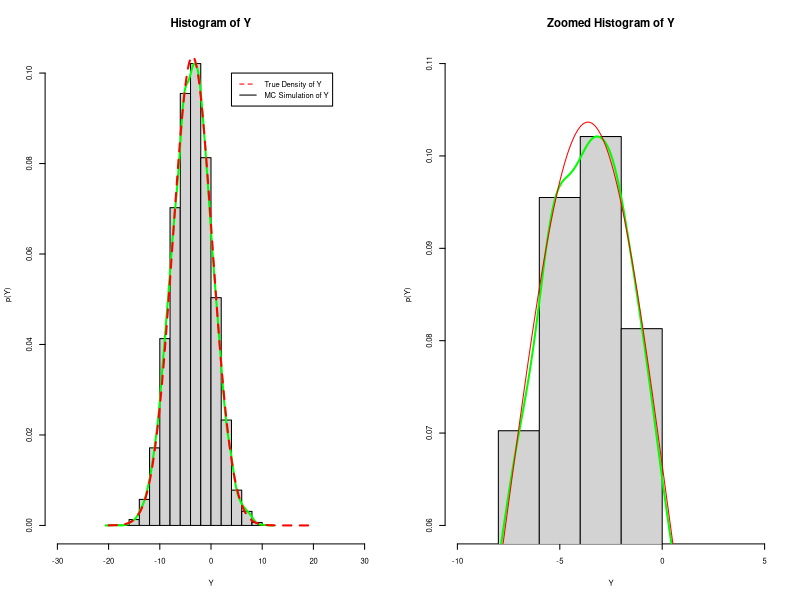
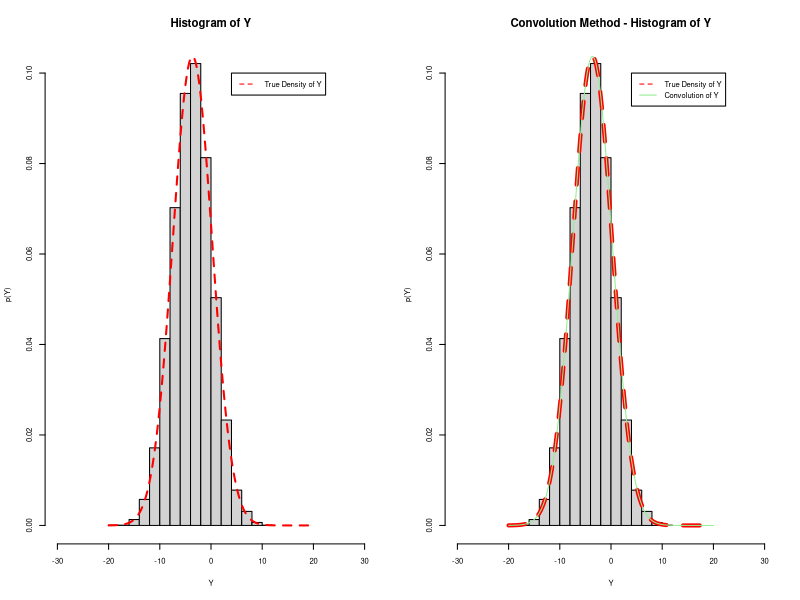
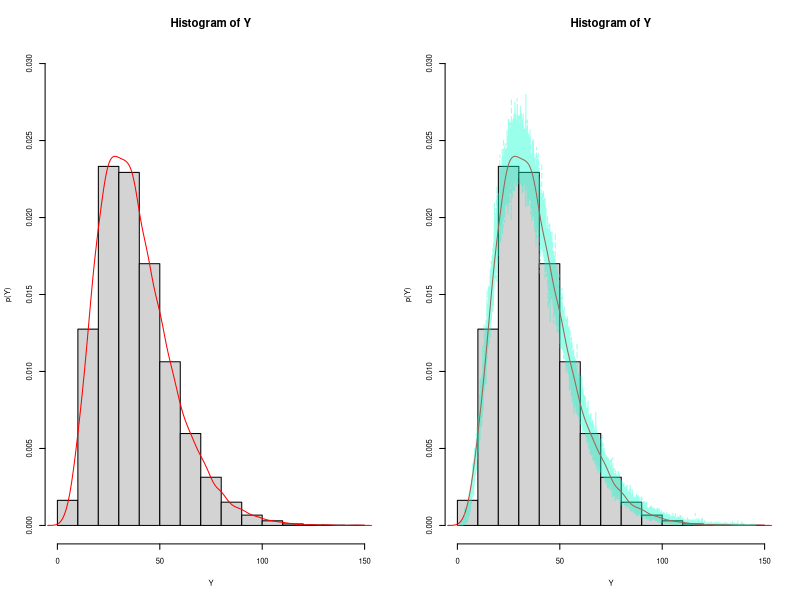

Here is the R script that generated these plots, in order:
## ---- chunk 1

# Housekeeping ----------------------------------------------------------------
rm(list= ls())
cat("\014")

set.seed(1)


## ---- chunk 2

# Problem 2.b -----------------------------------------------------------------

mu1= runif(1, -5, 5)
mu2= runif(1, -5, 5)
sig2.1=runif(1, 0, 10)
sig2.2= runif(1, 0, 10)

n1= n2= 10000
X1= rnorm(n1, mu1, sqrt(sig2.1))
X2= rnorm(n2, mu2, sqrt(sig2.2))
Y= X1+ X2

mu= mu1+ mu2
sig.sq= sig2.1+ sig2.2

Y.grid= seq(-20, 20, by= 0.01)
true.density= 1/ sqrt(2* pi* sig.sq)* exp(-1/ (2* sig.sq)* (Y.grid- mu)^2)

Y.mean <- mean(Y)
Y.var <- var(Y)

## ---- chunk 3

# Problem 2.b Plots------------------------------------------------------------

par(mfrow= c(1, 2), ps= 10, cex= 0.55, cex.main= 1.5)

hist(Y, prob= TRUE, xlab= "Y", ylab= "p(Y)", xlim= c(-30, 30))

lines(density(Y), lwd= 2, col= "green")

lines(Y.grid, true.density, col= "red", lty= 2, lwd= 2)

legend(4, 0.1,  c("True Density of Y", "MC Simulation of Y"), 
       lty= c(2, 1), col= c("red", "black"))


hist(Y, prob= TRUE, xlab= "Y", ylab= "p(Y)", xlim= c(-10, 5), 
     ylim= c(0.06, 0.11), main= "Zoomed Histogram of Y")

lines(density(Y), lwd= 2, col= "green")

lines(Y.grid, true.density, col= "red", lty= 1, lwd= 1)

legend(-3, 0.15,  c("True Density of Y", "MC Simulation of Y"), 
       lty= c(2, 1), col= c("red", "green"))

## ---- chunk 4

# Problem 2.c -----------------------------------------------------------------
# Initial paramater values taken from Problem 1.b

# MC convolution --------------------------------------------------------------
N= length(Y.grid)
dY= numeric(N)
for(i in seq_len(N)){ 
  X2.x2 = rnorm(N, mu2, sqrt(sig2.2))
  dY[i] = (1/ N) *sum((dnorm(Y.grid[i]- X2.x2, mu1, sqrt(sig2.1))))
}

# Numerical Convolution using R "integrate" funtion (quadrature) --------------
f.X1 <- function(x1){ 
  dnorm(x1, mu1, sqrt(sig2.1))
}

f.X2 <- function(x2){
  dnorm(x2, mu2, sqrt(sig2.2))
}

f.Y <- function(Y.grid){ 
  integrate(function(x1, Y.grid) 
    f.X2(Y.grid- x1)* f.X1(x1), -Inf, Inf, Y.grid)$value 
}

f.Y <- Vectorize(f.Y)

# Y.grid is assumed to be the MC integration support region  
convolution.Y <- f.Y(Y.grid)

## ---- chunk 5

# Problem 2.c Plots -----------------------------------------------------------

par(mfrow= c(1, 2), ps= 10, cex= 0.55, cex.main= 1.5)

hist(Y, prob= TRUE, xlab= "Y", ylab= "p(Y)", xlim=c(-30, 30))

lines(Y.grid, true.density, col= "red", lty= 2, lwd= 2)

legend(4, 0.1,  c("True Density of Y"), lty= c(2), col= c("red"))

hist(Y, prob= TRUE, xlab= "Y", ylab= "p(Y)", xlim= c(-30, 30),
     main= "Convolution Method - Histogram of Y")

lines(Y.grid, true.density, col = "red", lty= 2, lwd= 4)

lines(Y.grid, convolution.Y, col = "lightgreen", lty= 1)

legend(4, 0.1,  c("True Density of Y", "Convolution of Y"), 
       lty=c(2, 1), col=c("red", "lightgreen"))

## ---- chunk 6

# Problem 2.d -----------------------------------------------------------------

a1 = runif(1, 0, 5)
b1 = runif(1, 0, 5)
a2 = runif(1, 0, 5)
b2 = runif(1, 0, 5)

n1 = n2 = 10000
X1 = rgamma(n1, a1, b1)
X2 = rgamma(n2, a2, b2)
Y = X1 + X2

Y.grid= seq(0, max(Y), by= 0.01)

# MC convolution --------------------------------------------------------------
N= length(Y.grid)
dY= numeric(N)

for(i in seq_len(N)){
	X2.x2= rgamma(N, a2, b2)
	dY[i]= (1/N)* sum(dgamma(Y.grid[i]- X2.x2, a1, b1))
}

# Numerical Convolution using R "integrate" funtion (quadrature) --------------
f.X1 <- function(x1){ 
  dgamma(x1, a1, b1)
}

f.X2 <- function(x2){
  dgamma(x2, a2, b2)
}

f.Y <- function(Y.grid){ integrate(function(x1, Y.grid) 
  f.X2(Y.grid- log(x1))* f.X1(x1), 0, Inf, Y.grid)$value
}

f.Y <- Vectorize(f.Y)

# Y.grid is assumed to be the MC integration support region  
convolution.Y <- f.Y(exp(Y.grid))


# x1 = rgamma(10000, a1, b1)
# x2 = rgamma(10000, a2, b2)
# 
# hist(x1, prob = TRUE)
# windows()
# hist(x2, probe = TRUE)

## ---- chunk 7

# Problem 2.d Plots -----------------------------------------------------------

par(mfrow= c(1, 2), ps= 10, cex= 0.55, cex.main= 1.5)

hist(Y, prob = TRUE, xlab = "Y", ylab = "p(Y)", ylim= c(0, 0.03))

lines(density(Y), lwd = 1, col="red")

hist(Y, prob = TRUE, xlab = "Y", ylab = "p(Y)", ylim= c(0, 0.03))

lines(density(Y), lwd = 1, col="red")

lines(Y.grid, dY, col = rgb(0, 1, 0.8, alpha=0.4), lty = 2)
